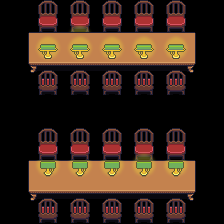

Tiled map render using the project's own tile images. Description and the whole map definition, tile-layer contents included, below:
An orthogonal 7x7 tile map with 32x32 px tiles, 5 tile layers (floor, bookshelf, tables, chairs, ...).

<map version="1.5" tiledversion="1.7.2" orientation="orthogonal" renderorder="right-down" width="7" height="7" tilewidth="32" tileheight="32" infinite="0" nextlayerid="10" nextobjectid="1">
 <tileset firstgid="1" source="Temp Coworking Quiet.tsx" />
 <layer id="1" name="floor" width="7" height="7">
  <data encoding="csv">
0,0,0,0,0,0,0,
0,0,0,0,0,0,0,
0,0,0,0,0,0,0,
0,0,0,0,0,0,0,
0,0,0,0,0,0,0,
0,0,0,0,0,0,0,
0,0,0,0,0,0,0
</data>
 </layer>
 <layer id="5" name="bookshelf" width="7" height="7">
  <data encoding="csv">
0,0,0,0,0,0,0,
0,0,0,0,0,0,0,
0,0,0,0,0,0,0,
0,0,0,0,0,0,0,
0,0,0,0,0,0,0,
0,0,0,0,0,0,0,
0,0,0,0,0,0,0
</data>
 </layer>
 <layer id="2" name="tables" width="7" height="7">
  <data encoding="csv">
0,0,0,0,0,0,0,
11,12,13,13,13,14,15,
21,22,23,23,23,24,25,
0,0,0,0,0,0,0,
0,0,0,0,0,0,0,
11,12,13,13,13,14,15,
21,22,23,23,23,24,25
</data>
 </layer>
 <layer id="4" name="chairs" width="7" height="7">
  <data encoding="csv">
0,31,31,31,31,31,0,
0,0,0,0,0,0,0,
0,32,32,32,32,32,0,
0,0,0,0,0,0,0,
0,31,31,31,31,31,0,
0,0,0,0,0,0,0,
0,32,32,32,32,32,0
</data>
 </layer>
 <layer id="3" name="table dressing" width="7" height="7">
  <data encoding="csv">
0,0,42,0,0,0,0,
0,53,53,53,53,53,0,
0,0,0,0,0,0,0,
0,0,0,0,0,0,0,
0,0,0,0,42,0,0,
0,52,52,52,52,52,0,
0,0,0,0,0,0,0
</data>
 </layer>
</map>
